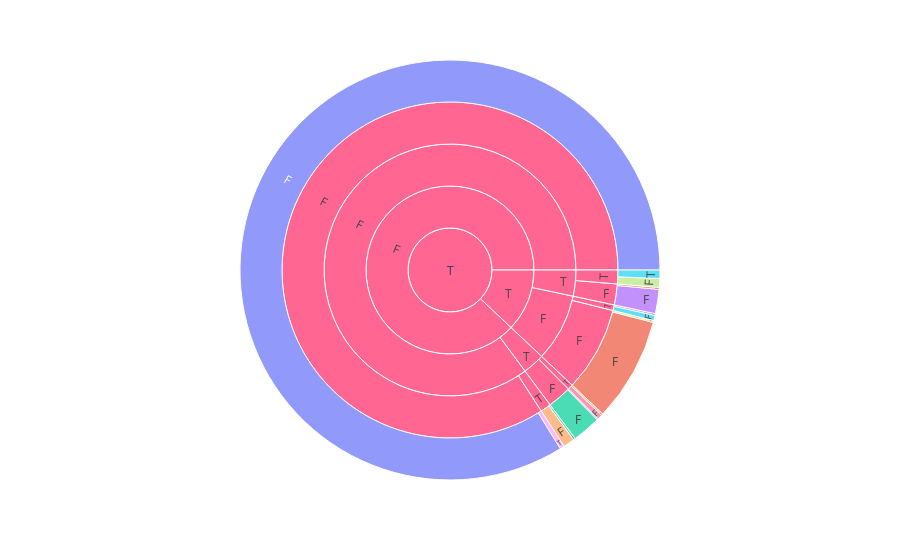

Source (notebook cell):
### Code cell
fig = px.sunburst(sun_count, path=['yr0', 'yr1', 'yr2', 'yr3', 'yr4'], values='perc_cohort_donors', 
                  color='cohort_yr4_TF'
                 )
fig.show()

### Figure 1 — Plotly figure (JSON) as saved in the notebook; plotly's stock layout.template omitted (floating-point values rounded to 4 significant figures)
{"data": [{"branchvalues": "total", "customdata": [["TFFFF"], ["TTFFF"], ["TFTFF"], ["TTTFF"], ["TFFTF"], ["TTFTF"], ["TFTTF"], ["TTTTF"], ["TFFFT"], ["TTFFT"], ["TFTFT"], ["TTTFT"], ["TFFTT"], ["TTFTT"], ["TFTTT"], ["TTTTT"], ["(?)"], ["(?)"], ["(?)"], ["(?)"], ["(?)"], ["(?)"], ["(?)"], ["(?)"], ["(?)"], ["(?)"], ["(?)"], ["(?)"], ["(?)"], ["(?)"], ["(?)"]], "domain": {"x": [0, 1], "y": [0, 1]}, "hovertemplate": "labels=%{label}<br>perc_cohort_donors=%{value}<br>parent=%{parent}<br>id=%{id}<br>cohort_yr4_TF=%{customdata[0]}<extra></extra>", "ids": ["T/F/F/F/F", "T/T/F/F/F", "T/F/T/F/F", "T/T/T/F/F", "T/F/F/T/F", "T/T/F/T/F", "T/F/T/T/F", "T/T/T/T/F", "T/F/F/F/T", "T/T/F/F/T", "T/F/T/F/T", "T/T/T/F/T", "T/F/F/T/T", "T/T/F/T/T", "T/F/T/T/T", "T/T/T/T/T", "T/F/F/F", "T/T/F/F", "T/F/T/F", "T/T/T/F", "T/F/F/T", "T/T/F/T", "T/F/T/T", "T/T/T/T", "T/F/F", "T/T/F", "T/F/T", "T/T/T", "T/F", "T/T", "T"], "labels": ["F", "F", "F", "F", "F", "F", "F", "F", "T", "T", "T", "T", "T", "T", "T", "T", "F", "F", "F", "F", "T", "T", "T", "T", "F", "F", "T", "T", "F", "T", "T"], "marker": {"colors": ["#636efa", "#EF553B", "#00cc96", "#ab63fa", "#FFA15A", "#19d3f3", "#FF6692", "#B6E880", "#FF97FF", "#FECB52", "#636efa", "#EF553B", "#00cc96", "#ab63fa", "#FFA15A", "#19d3f3", "#FF6692", "#FF6692", "#FF6692", "#FF6692", "#FF6692", "#FF6692", "#FF6692", "#FF6692", "#FF6692", "#FF6692", "#FF6692", "#FF6692", "#FF6692", "#FF6692", "#FF6692"]}, "name": "", "parents": ["T/F/F/F", "T/T/F/F", "T/F/T/F", "T/T/T/F", "T/F/F/T", "T/T/F/T", "T/F/T/T", "T/T/T/T", "T/F/F/F", "T/T/F/F", "T/F/T/F", "T/T/T/F", "T/F/F/T", "T/T/F/T", "T/F/T/T", "T/T/T/T", "T/F/F", "T/T/F", "T/F/T", "T/T/T", "T/F/F", "T/T/F", "T/F/T", "T/T/T", "T/F", "T/T", "T/F", "T/T", "T", "T", ""], "type": "sunburst", "values": [0.8381, 0.08002, 0.02193, 0.01859, 0.008703, 0.004018, 0.003767, 0.006807, 0.003414, 0.001479, 0.001005, 0.001466, 0.001535, 0.00139, 0.001351, 0.006472, 0.8415, 0.0815, 0.02294, 0.02006, 0.01024, 0.005408, 0.005118, 0.01328, 0.8517, 0.08691, 0.02806, 0.03334, 0.8798, 0.1202, 1]}], "layout": {"legend": {"tracegroupgap": 0}, "margin": {"t": 60}}}
